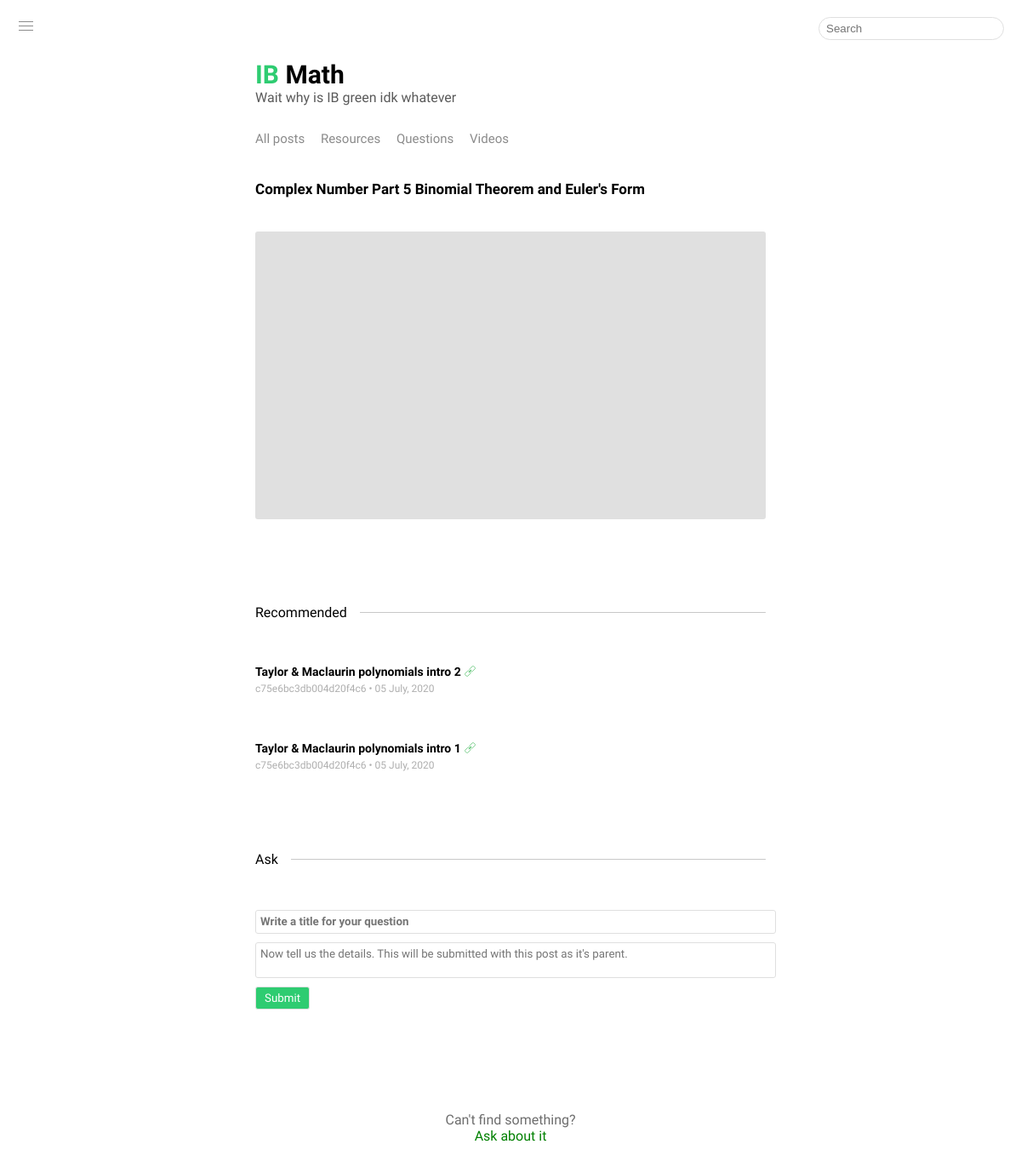
The app's page /page?id=17 with its own data.
### tables this page shows
CREATE TABLE posts (id INTEGER PRIMARY KEY, type text, title text, url text, user_content text, user_update text, admin_content text, admin_update text, location text, parent_post_id text, poster text);

### main.py (the view)
@app.route('/page')
def page():
  if request.args.get('query'):
    return render_template('index.html', location = 'All', posts = search(request))
  item = select_query("id='" + request.args['id'] + "'")[0]
  if item[1] == 'video':
    return render_template('video_page.html', item = item, location = 'page', posts = get_responses(item[0]))
  elif item[1] == 'question':
    return render_template('question_page.html', item = item, location = 'page', posts = get_responses(item[0]))
  elif item[1] == 'text':
    return render_template('text_page.html', item = item, location = 'page', posts = get_responses(item[0]))
  elif item[1] == 'resource':
    return redirect(item[3])

### db_init.py (called while the page is built)
def get_responses(id):
  with sq.connect('Posts.db') as c:
    return c.execute('SELECT * FROM Posts WHERE parent_post_id=' + str(id)).fetchall()[::-1]

def select_query(q):
  with sq.connect('Posts.db') as c:
    if q == '':
      return select_all()
    return c.execute('SELECT * FROM posts WHERE ' + q).fetchall()[::-1]

### main.py (called while the page is built)
@app.context_processor
def override_url_for():
  return dict(url_for = dated_url_for)

def dated_url_for(endpoint, **vals):
  if endpoint == 'static':
    filename = vals.get('filename', None)
    if filename:
      file_path = os.path.join(app.root_path, endpoint, filename)
      vals['q'] = int(os.stat(file_path).st_mtime)
  return url_for(endpoint, **vals)

### templates/video_page.html
{% extends 'page.html' %}
{% block main %}
  <div id = 'video-head'>
    {{item[2]}}
  </div>
  <iframe id = 'full-iframe' allowtransparency = 'true' frameBorder = '0' src = '{{item[3]}}' seamless allowfullscreen>Your device does not support this iframe</iframe>
  <hr class = 'horizontal-rule'>
{% endblock %}

### templates/page.html (shortened to what this page needs)
{% extends 'layout.html' %}
{% block content %}
  {% block main %}
  {% endblock %}
  <div class = 'page-title'><span class = 'white-back'>
    Recommended</span>
  </div>
  {% if posts|length > 0 %}
    {% for post in posts %}
      <a class = 'post' href = '/page?id={{post[0]}}'>
        {% if post[1] == 'video' %}
          <div class = 'video-post'>
            {{post[2]}}
            <iframe allowtransparency = 'true' frameBorder = '0' src = '{{post[3]}}' seamless allowfullscreen>Your device does not support this iframe</iframe>
          </div>
        {% elif post[1] == 'question' %}
          <div class = 'question-post'>
            {{post[2]}}
          </div>
        {% elif post[1] == 'resource' %}
          <div class = 'resource-post'>
            {{post[2]}} <div class ='link-icon-holder'><div class="link icon"></div></div>
          </div>
        {% endif %}
        <div class = 'info'>
          {% if post[1] in ['resource', 'video'] %}
            <span class = 'user admin-username'>  {{post[-1]}}</span>
          {% else %}
            <span class = 'user'>  {{post[-1]}}</span>
          {% endif %}
          &bull; {{post[5]}}
        </div>
      </a>
    {% endfor %}
  {% else %}
    <div class = 'answer-contents no-answer indent'>This page has not been linked to any other posts yet.</div>
  {% endif %}
  <hr class = 'horizontal-rule'>
  <div class = 'page-title'><span class = 'white-back'>
    Ask</span>
  </div>
  <form id = 'question-form' action = '/Mine'>
    <textarea name = 'title' id = 'question-title-input' placeholder = 'Write a title for your question' oninput = 'this.style.height = "";this.style.height = this.scrollHeight + "px"' ></textarea>
    <textarea name = 'question' id = 'question-input' oninput = 'this.style.height = "";this.style.height = this.scrollHeight + "px"' placeholder = "Now tell us the details. This will be submitted with this post as it's parent."></textarea>
    <input type = 'submit' id = 'question-submit' value = 'Submit'>
  </form>
{% endblock %}

### static/style.css (style rules this page uses)
body { margin: 0; background-color: white; //filter: invert(1); }
.post { font-size: 14px; padding: 0; //padding-left: 5px; //border-left: 3px solid rgb(214, 214, 214); //border-radius: 3px; //border: 1px solid black; }
.question-post, .resource-post { //border: 1px solid black; height: 20px; line-height: 20px; white-space: nowrap; }
.question-post, .video-post, .resource-post { margin-top: 50px; //30px; }
.question-post::first-line, .video-post::first-line, .resource-post::first-line { font-weight: 600; color: black; }
.question-post, .description, .resource-post { text-overflow: ellipsis; overflow: hidden; }
.info { font-size: 12px; color: rgb(175, 175, 175); //color: rgb(150, 150, 150); margin: 3px 0 3px 0; }
iframe { border-radius: 3px; //margin: 5px 0 5px 0; margin: 6px 0 5px 0; width: 100%; background-color: rgb(224, 224, 224); }
a, a:hover, a:active, a:visited { text-decoration: none; }
.user { //color: rgb(130, 175, 132); //color:rgb(131, 204, 131); }
#full-iframe { width: 100%; height: 28.125vw; margin-top: 40px; }
.horizontal-rule { margin: 100px 0 20px 0;//60px 0 20px 0; border: none; //border-top: 0.5px solid rgb(230, 230, 230); border-top: 0.5px solid rgb(200, 200, 200); border-radius: 5px; }
#video-head { margin: 40px 0 0px 0; font-weight: bold; animation: fade-in 0.2s; font-size: 17px; }
#question-form { //border: 1px solid black; width: 100%; height: 100%; position: relative; //margin-top: 70px; margin-top: 50px; //20px; }
#question-input, #question-title-input { resize: none; font-family: 'Work Sans', sans-serif; padding: 5px; //padding-top: 10px; display: block; border-radius: 3px; outline: none; width: 100%; }
#question-input { //background-color: rgb(245, 245, 245); border: 1px solid rgb(223, 223, 223); //border-top: 1px solid rgb(230, 230, 230); }
#question-submit { font-family: 'Work Sans', sans-serif; padding: 0; background-color: white; border: 1px solid rgb(223, 223, 223); //margin-bottom: 10px; padding: 5px 10px 5px 10px; border-radius: 3px; margin-top: 10px; opacity: 1; transition: opacity 0.3s; //font-weight: bold; background-color: #2ECC71; color: white; outline: none; }
#question-title-input { border: 1px solid rgb(223, 223, 223); font-weight: bold; margin-bottom: 10px; height: 16px; }
.admin-username { //color: rgb(78, 168, 78); }
.page-title { //font-weight: bold; //margin-left: -20px; margin-top: -30px;//50px; //margin-left: -20px; //color: rgb(80, 80, 80); font-size: 16px; }
.white-back { background-color: white; z-index: 2; padding-right: 15px; }
.link.icon { color: rgb(84, 192, 107); position: absolute; margin-left: 4px; margin-top: 8px; width: 7px; height: 1px; background-color: currentColor; -webkit-transform: rotate(-45deg); transform: rotate(-45deg) scale(0.7); }
.link.icon:before { content: ''; position: absolute; top: -3px; left: -7px; width: 8px; height: 5px; border-radius: 2px; border: solid 1px currentColor; }
.link.icon:after { content: ''; position: absolute; top: -3px; right: -7px; width: 8px; height: 5px; border-radius: 2px; border: solid 1px currentColor; }
.link-icon-holder { //border: 1px solid black; display: inline-block; width: 14px; height: 14px; //float: right; }

### records on screen
posts: title "Complex Number Part 5 Binomial Theorem and Euler's Form"
posts: title "Taylor & Maclaurin polynomials intro 2", poster "c75e6bc3db004d20f4c6", user_update "05 July, 2020"
posts: title "Taylor & Maclaurin polynomials intro 1", poster "c75e6bc3db004d20f4c6", user_update "05 July, 2020"

### other values on screen
{{ l }} "All posts" "Resources" "Questions" "Videos"
